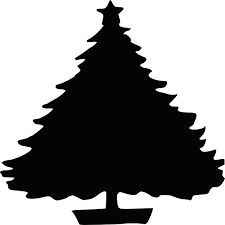
#> input picture siluetas/Arbol_01.png, 225 x 225 px
$ python main.py   (older library calls are emulated)
#> lines starting #> are read from the running program, lines starting #| are printed output that depends on the picture; after the words box and inside, x2 and y2 are one past the last pixel; in counts of white or black regions, pixels touching at a corner belong together
### features.py
import cv2
import numpy as np

def find_descriptors(img):
  image, contours, _ = cv2.findContours(img, cv2.RETR_EXTERNAL, cv2.CHAIN_APPROX_NONE)
  array_contours = contours[0][:, 0, :]
  complex_contours = np.empty(array_contours.shape[:-1], dtype=complex)
  complex_contours.real = array_contours[:, 0]
  complex_contours.imag = array_contours[:, 1]
  fourier_descriptors = np.fft.fft(complex_contours)
  return fourier_descriptors

def find_huMoments(img):
  huMoments = cv2.HuMoments(cv2.moments(img))
  return huMoments.flatten()

### main.py
import cv2
import numpy as np
import math, cmath
import features

IMAGES_DB = 323
HU_MOMENTS = 7
FOURIER_DESCRIPTORS = 21

class Image:
  def __init__(self, image_name, distance):
    self.image_name = image_name
    self.distance = distance

  def __repr__(self):
    return f"({self.image_name}, {self.distance})"


def calculate_euclidean_distance(huMoments_db, inHuMoments):
  result_sum = 0
  for i in range(HU_MOMENTS):
    result_sum += ((huMoments_db[i] - inHuMoments[i])**2)

  return math.sqrt(result_sum)


def compare_huMoments(huMoments):
  distances = []
  file = open('./db/huMoments_DB.txt', 'r')

  for i in range(IMAGES_DB):
    line = file.readline()
    # Obtener nombre de la imagen y vector de huMoments desde el archivo de texto
    image_name, huMoments_db, *rest = line.split('=')
    # Transformarlo a numpy array
    huMoments_db = huMoments_db[1:]
    huMoments_db = huMoments_db[:-2]
    huMoments_db = np.fromstring(huMoments_db, sep=',')
    ed = calculate_euclidean_distance(huMoments_db, huMoments)
    e = Image(image_name, ed)
    distances.append(e)

  distances_sorted = sorted(distances, key=lambda eu: eu.distance)
  candidate_image = distances_sorted[0]
  if(candidate_image.distance >= 0.0 and candidate_image.distance <= 0.01):
    return f"La imagen es similar a: {candidate_image.image_name}"
  else:
    return "La imagen no es lo suficiente similar a alguno de los objetos"

  file.close()


def calculate_distance_fourier(descriptors_db, inDescriptors):
  # Calcular razón normalizada
  sum_db = 0
  sum_in = 0

  for i in range(FOURIER_DESCRIPTORS):
    sum_db += (descriptors_db[i]**2)
    sum_in += (inDescriptors[i]**2)

  for j in range(FOURIER_DESCRIPTORS):
    descriptors_db[j] /= cmath.sqrt(sum_db)
    inDescriptors[j] /= cmath.sqrt(sum_in)

  # Calcular distancia
  sum_vectors = 0

  for x in range(FOURIER_DESCRIPTORS):
    sum_vectors += (descriptors_db[x] * inDescriptors[x])

  distance = cmath.acos(cmath.sqrt(sum_vectors))
  return distance


def compare_fourierDescriptors(descriptors):
  distances = []
  descriptors_filt = descriptors[0:21]
  file = open('./db/fourierDescriptors_DB.txt', 'r')

  for i in range(IMAGES_DB):
    line = file.readline()
    image_name, descriptors_db, *rest = line.split('=')
    descriptors_db = descriptors_db[1:]
    descriptors_db = descriptors_db[:-2]
    descriptors_db = descriptors_db.replace('(', '')
    descriptors_db = descriptors_db.replace(')', '')
    array_complex = descriptors_db.split(',')
    descriptors_db = []
    for num in array_complex:
      descriptors_db.append(complex(num))

    descriptors_db = np.array(descriptors_db)
    if(descriptors_db.size == FOURIER_DESCRIPTORS):
      distance = calculate_distance_fourier(descriptors_db, descriptors_filt)
      fourier = Image(image_name, distance)
      distances.append(fourier)

  distances_sorted = sorted(distances, key=lambda f: f.distance.real)
  candidate_image = distances_sorted[0]
  if(candidate_image.distance.real >= 0 and  candidate_image.distance.real <= 0.0001):
    return f"La imagen es similar a: {candidate_image.image_name}"
  else:
    return "La imagen no es lo suficiente similar a alguno de los objetos"

  file.close()


image = input('Introduzca una imagen: ')
#> the answer given: siluetas/Arbol_01.png
# Binarizar la imagen
img = cv2.imread(image, cv2.IMREAD_GRAYSCALE)
#> img is the input picture: shape (225, 225); min 0, max 255, mean 136.1
# Umbralización de la imagen
retval, th = cv2.threshold(img, 0, 255, cv2.THRESH_BINARY_INV+cv2.THRESH_OTSU)
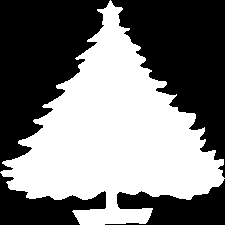
#> th: shape (225, 225); 47.2% white; 1 white region
#> retval = 129
# Encontrar descriptores
descriptors = features.find_descriptors(th)
#> in find_descriptors, `image, contours, _ = cv2.findContours(img, cv2.RETR_EXTERNAL, cv2.CHAI..`: contours = 1 contour; box (x1, y1, x2, y2) and area: (0, 0, 225, 225) 23379
#> in find_descriptors, `array_contours = contours[0][:, 0, :]`: array_contours = 1068 pairs, first value 0 to 224, second value 0 to 224
huMoments = features.find_huMoments(th)
#> in find_huMoments, `huMoments = cv2.HuMoments(cv2.moments(img))`: huMoments = [0.000737, 9.82e-11, 1.46e-10, 3.94e-13, 2.94e-24, -3.72e-18, -4.61e-25]

res1 = compare_huMoments(huMoments)
#> (reads db/huMoments_DB.txt from the repository)
#> the loop in compare_huMoments, `for i in range(IMAGES_DB):` made 323 passes
#> ed on passes 1, 2, 6: 0.000107, 0.00028, 0.000113
#> after the loop in compare_huMoments, `for i in range(IMAGES_DB):`: distances = 323 items
#> res1 = 'La imagen es similar a: Arbol_01'
print('HuMoments')
print(res1)
#| La imagen es similar a: Arbol_01

res2 = compare_fourierDescriptors(descriptors)
#> (reads db/fourierDescriptors_DB.txt from the repository)
#> after the loop in compare_fourierDescriptors, `for i in range(IMAGES_DB):`: distances = 295 items
#> res2 = 'La imagen es similar a: Arbol_01'
print('\nFourier')
print(res2)
#| La imagen es similar a: Arbol_01
